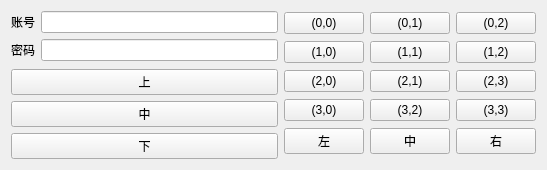
<?xml version="1.0" encoding="UTF-8"?>
<ui version="4.0">
 <class>Form</class>
 <widget class="QWidget" name="Form">
  <property name="geometry">
   <rect>
    <x>0</x>
    <y>0</y>
    <width>547</width>
    <height>170</height>
   </rect>
  </property>
  <property name="windowTitle">
   <string>Form</string>
  </property>
  <layout class="QGridLayout" name="gridLayout_2">
   <item row="0" column="0">
    <layout class="QFormLayout" name="formLayout">
     <item row="0" column="0">
      <widget class="QLabel" name="label">
       <property name="text">
        <string>账号</string>
       </property>
      </widget>
     </item>
     <item row="0" column="1">
      <widget class="QLineEdit" name="lineEdit"/>
     </item>
     <item row="1" column="0">
      <widget class="QLabel" name="label_2">
       <property name="text">
        <string>密码</string>
       </property>
      </widget>
     </item>
     <item row="1" column="1">
      <widget class="QLineEdit" name="lineEdit_2"/>
     </item>
    </layout>
   </item>
   <item row="0" column="1" rowspan="2">
    <layout class="QGridLayout" name="gridLayout">
     <item row="0" column="0">
      <widget class="QPushButton" name="pushButton_4">
       <property name="text">
        <string>(0,0)</string>
       </property>
      </widget>
     </item>
     <item row="0" column="1">
      <widget class="QPushButton" name="pushButton_5">
       <property name="text">
        <string>(0,1)</string>
       </property>
      </widget>
     </item>
     <item row="0" column="2">
      <widget class="QPushButton" name="pushButton_6">
       <property name="text">
        <string>(0,2)</string>
       </property>
      </widget>
     </item>
     <item row="1" column="0">
      <widget class="QPushButton" name="pushButton_8">
       <property name="text">
        <string>(1,0)</string>
       </property>
      </widget>
     </item>
     <item row="1" column="1">
      <widget class="QPushButton" name="pushButton_9">
       <property name="text">
        <string>(1,1)</string>
       </property>
      </widget>
     </item>
     <item row="1" column="2">
      <widget class="QPushButton" name="pushButton_7">
       <property name="text">
        <string>(1,2)</string>
       </property>
      </widget>
     </item>
     <item row="2" column="0">
      <widget class="QPushButton" name="pushButton_11">
       <property name="text">
        <string>(2,0)</string>
       </property>
      </widget>
     </item>
     <item row="2" column="1">
      <widget class="QPushButton" name="pushButton_10">
       <property name="text">
        <string>(2,1)</string>
       </property>
      </widget>
     </item>
     <item row="2" column="2">
      <widget class="QPushButton" name="pushButton_12">
       <property name="text">
        <string>(2,3)</string>
       </property>
      </widget>
     </item>
     <item row="3" column="0">
      <widget class="QPushButton" name="pushButton_17">
       <property name="text">
        <string>(3,0)</string>
       </property>
      </widget>
     </item>
     <item row="3" column="1">
      <widget class="QPushButton" name="pushButton_16">
       <property name="text">
        <string>(3,2)</string>
       </property>
      </widget>
     </item>
     <item row="3" column="2">
      <widget class="QPushButton" name="pushButton_18">
       <property name="text">
        <string>(3,3)</string>
       </property>
      </widget>
     </item>
     <item row="4" column="0">
      <widget class="QPushButton" name="pushButton_15">
       <property name="text">
        <string>左</string>
       </property>
      </widget>
     </item>
     <item row="4" column="1">
      <widget class="QPushButton" name="pushButton_14">
       <property name="text">
        <string>中</string>
       </property>
      </widget>
     </item>
     <item row="4" column="2">
      <widget class="QPushButton" name="pushButton_13">
       <property name="text">
        <string>右</string>
       </property>
      </widget>
     </item>
    </layout>
   </item>
   <item row="1" column="0">
    <layout class="QVBoxLayout" name="verticalLayout">
     <item>
      <widget class="QPushButton" name="pushButton">
       <property name="text">
        <string>上</string>
       </property>
      </widget>
     </item>
     <item>
      <widget class="QPushButton" name="pushButton_2">
       <property name="text">
        <string>中</string>
       </property>
      </widget>
     </item>
     <item>
      <widget class="QPushButton" name="pushButton_3">
       <property name="text">
        <string>下</string>
       </property>
      </widget>
     </item>
    </layout>
   </item>
  </layout>
 </widget>
 <resources/>
 <connections/>
</ui>
